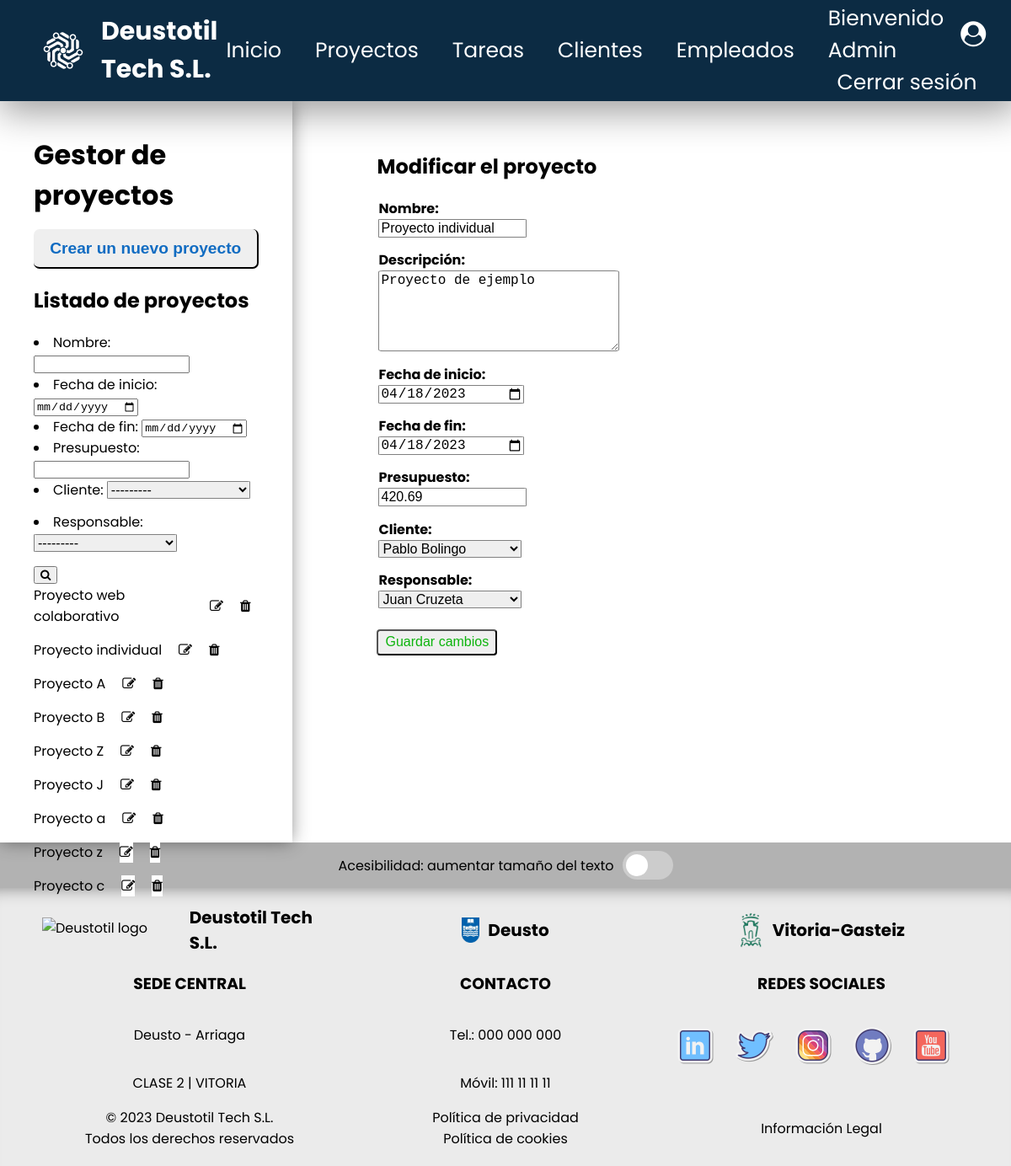
/appProyectos/proyectos/3/proyecto_update_form (signed in), run on the app's committed database.
### appProyectos/models.py (models this page shows, shortened)
class Cliente(models.Model):
    dni = models.CharField(max_length=9)
    nombre = models.CharField(max_length=155)
    apellido = models.CharField(max_length=155)
    email = models.EmailField(max_length=155)
    telefono = models.IntegerField()
    def __str__(self):
        return f"{self.nombre} {self.apellido}"

class Empleado(models.Model):
    dni = models.CharField(max_length=9)
    nombre = models.CharField(max_length=155)
    apellido = models.CharField(max_length=155)
    email = models.EmailField(max_length=155)
    telefono = models.IntegerField()
    def __str__(self):
        return f"{self.nombre} {self.apellido}"

class Proyecto(models.Model):
    nombre = models.CharField(max_length=155)
    descripcion = models.CharField(max_length=255)
    fecha_inicio = models.DateField()
    fecha_fin = models.DateField()
    presupuesto = models.FloatField()
    cliente = models.ForeignKey(Cliente, on_delete=models.CASCADE)
    responsable = models.ForeignKey(Empleado, on_delete=models.CASCADE)

### appProyectos/views.py (the view, shortened to what this page needs)
# urls.py: path('proyectos/<int:pk>/proyecto_update_form', views.ProyectoUpdateView.as_view(), name='modificar proyecto'),
class ProyectoUpdateView(LoginRequiredMixin, UpdateView):
    model = Proyecto
    form_class = ProyectoForm
    template_name_suffix = '_update_form'
    def get_queryset(self):
        queryset = super().get_queryset()
        self.filterset = ProyectoFilter(self.request.GET, queryset=queryset)
        return self.filterset.qs
    def get_context_data(self, **kwargs):
        context = super().get_context_data(**kwargs)
        context['proyecto_list'] = Proyecto.objects.order_by('id')
        context['filter_form'] = self.filterset.form
        return context

### appProyectos/forms.py
class ProyectoForm(ModelForm):
    descripcion = forms.CharField(label='Descripción:', widget=forms.Textarea(attrs={"rows":"5"}), required=False)
    fecha_inicio = forms.DateField(label='Fecha de inicio:', widget=forms.DateInput(attrs={'type': 'date'}))
    fecha_fin = forms.DateField(label='Fecha de fin:', widget=forms.DateInput(attrs={'type': 'date'}))
    class Meta:
        model = Proyecto
        fields = '__all__'

### appProyectos/templates/appProyectos/proyecto_update_form.html (shortened to what this page needs)
{% extends "appProyectos/proyecto_list.html" %}
{% block vista %}
    <h2>Modificar el proyecto</h2>
    <form method="POST">
        <fieldset>
            {{ form.as_ul }}
        </fieldset>
        <input id="button-update" class="button-small" type="submit" value="Guardar cambios">
    </form>
</div>
{% endblock vista %}

### appProyectos/templates/appProyectos/proyecto_list.html (shortened to what this page needs)
{% extends "base.html" %}
{% block contenido %}
<div id="container-main">
    <aside>
        <div>
            <h1>Gestor de proyectos</h1>
        </div>
        <div>
            <a href="{% url 'registrar proyecto' %}" class="button">
                <input class="button-big" type="button" value="Crear un nuevo proyecto">
            </a>
        </div>
        <div>
            <h2>Listado de proyectos</h2>
            <nav>
                <form method="GET" action="{% url 'index proyectos' %}">
                    {{ filter_form.as_ul }}
                    <button><i class="fa fa-search"></i></button>
                </form>
            {% if proyecto_list %}
            {% for p in proyecto_list %}
            <div>
                <a href="{% url 'proyecto' p.id %}">{{ p.nombre }}</a>
                <a href="{% url 'modificar proyecto' p.id %}">
                    <i class="fa fa-pencil-square-o" aria-hidden="true"></i>
                </a>
                <a href="{% url 'borrar proyecto' p.id %}">
                    <i class="fa fa-trash" aria-hidden="true"></i>
                </a>
            </div>
            {% endfor %}
            {% else %}
            <p>No hay proyectos creados.</p>
            {% endif %}
            </nav>
        </div>
    </aside>
    <section>
        {% block vista %}{% endblock vista %}
{% endblock contenido %}

### appProyectos/templates/base.html (shortened to what this page needs)
{% load static %}
<!DOCTYPE html>
<html lang="es">
<head>
    <link rel="stylesheet" href="{% static 'css/styles.css' %}?v=3.1">
    <link rel="stylesheet" href="https://cdnjs.cloudflare.com/ajax/libs/font-awesome/4.7.0/css/font-awesome.min.css">
</head>
<body>
    <header id="header-principal">
        <div>
            <a href="{% url 'index' 0 %}">
                <img src="{% static 'images/logo-white.png' %}" alt="Deustotil logo blue" />
                <span>Deustotil Tech S.L.</span>
            </a>
        </div>
        <nav>
            <ul>
                {% if request.user.is_authenticated %}
                <li>
                    <a href="{% url 'index' 0 %}">Inicio</a>
                </li>
                <li>
                    <a href="{% url 'index proyectos' %}">Proyectos</a>
                </li>
                <li>
                    <a href="{% url 'index tareas' %}">Tareas</a>
                </li>
                <li>
                    <a href="{% url 'index clientes' %}">Clientes</a>
                </li>
                <li>
                    <a href="{% url 'index empleados' %}">Empleados</a>
                </li>
                <div id="header-cuenta">
                <li>
                    <a href="{% url 'user' %}">Bienvenido {{ request.user | title }} <span><i class="fa fa-user-circle" aria-hidden="true"></i></span></a>
                </li>
                <li>
                    <a href="{% url 'logout' %}" class="btn btn-outline">Cerrar sesión</a>
                </li>
                </div>
	            {% endif %}
            </ul>
        </nav>
    </header>
    <main>
        {% block contenido %}
        {% endblock contenido %}
        <div id="accessibility-panel">
            <label for="switch-accessibility">Acesibilidad: aumentar tamaño del texto</label>
            <label class="switch">
                <span class="slider"></span>
            </label>
        </div>
    </main>
    <footer id="footer-principal">
        <div class="container-footer">
            <div class="item1-footer">
                <img src="{% static 'images/logo.png' %}" alt="Deustotil logo white">
                <span>Deustotil Tech S.L.</span>
            </div>
            <div class="item1-footer">
                <img src="{% static 'images/deusto-logo.png' %}" alt="Deusto logo">
                <span>Deusto</span>
            </div>
            <div class="item1-footer">
                <img id="logo-img-footer" src="{% static 'images/vitoria-logo.png' %}" alt="Vitoria-Gasteiz">
                <span >Vitoria-Gasteiz</span>
            </div>
        </div>
        <div class="container-footer">
            <div class="item2-footer">
                <h3>SEDE CENTRAL</h3>
                <p>Deusto - Arriaga</p>
                <p>CLASE 2 | VITORIA</p>
            </div>
            <div class="item2-footer">
                <h3>CONTACTO</h3>
                <a class="link-block" href="tel:000 000 000">
                    <p>Tel.: 000 000 000</p>
                </a>
                <a class="link-block" href="tel:111 111 111">
                    <p>Móvil: 111 11 11 11</p>
                </a>
            </div>
            <div class="item2-footer">
                <h3>REDES SOCIALES</h3>
                <div>
                    <ul>
                        <li>
                            <a href="">
                                <img src="{% static 'images/linkedin-logo.png' %}" alt="logo linkedin">
                            </a>
                        </li>
                        <li>
                            <a href="">
                                <img src="{% static 'images/twitter-logo.png' %}" alt="logo twitter">
                            </a>
                        </li>
                        <li>
                            <a href="">
                                <img src="{% static 'images/instagram-logo.png' %}" alt="logo instagram">
                            </a>
                        </li>
                        <li>
                            <a href="https://github.com/MauricioTS15/proyectoColaborativo">
                                <img src="{% static 'images/github-logo.png' %}" alt="logo github">
                            </a>
                        </li>
                        <li>
                            <a href="">
                                <img src="{% static 'images/youtube-logo.png' %}" alt="logo youtube">
                            </a>
                        </li>
                    </ul>
                </div>
            </div>
        </div>
        <div class="container-footer">
            <div class="item3-footer">
                <span>© 2023 Deustotil Tech S.L.</span>
                <span>Todos los derechos reservados</span>
            </div>
            <div class="item3-footer">
                <a class="link-block" href="">
                    <span>Política de privacidad</span>
                </a>
                <a class="link-block" href="">
                    <span>Política de cookies</span>
                </a>
            </div>
            <div class="item3-footer">
                <a class="link-block" href="">
                    <span>Información Legal</span>
                </a>
            </div>
        </div>
    </footer>
</body>
</html>

### appProyectos/static/css/styles.css (style rules this page uses)
#header-principal { position: fixed; background-color: #0C2B43; display: flex; width: 100%; justify-content: space-between; height: 120px; align-items: center; box-shadow: 4px 7px 45px 5px rgba(0, 0, 0, 0.4); }
#header-principal div { display: flex; align-items: center; }
#header-principal div a { display: flex; align-items: center; text-decoration: none; }
#header-principal div a img { display: flex; align-items: center; margin-left: 50px; height: 50px; }
#header-principal div a span { font-size: 30px; color: white; font-weight: bold; margin-left: 20px; }
#header-principal nav { font-size: 25px; cursor: pointer; margin-right: 50px; }
#header-principal nav ul { display: flex; list-style: none; align-items: center; }
#header-principal nav ul li { margin: 0 20px; }
#header-principal nav ul li a { color: white; text-decoration: none; }
#header-cuenta { display: flex; flex-direction: column; }
#footer-principal { background-color: rgb(235, 235, 235); margin: 0; width: 100%; box-shadow: 0 20px 20px -20px rgba(0, 0, 0, 0.45) inset; padding-top: 20px; padding-bottom: 20px; }
.container-footer { display: flex; justify-content: space-between; margin-left: 50px; margin-right: 50px; }
.item1-footer { display: flex; align-items: center; justify-content: center; width: 350px; }
.item1-footer img { height: 30px; }
.item1-footer span { font-size: 20px; font-weight: bold; margin-left: 10px; }
#logo-img-footer { height: 60px; }
.item2-footer { display: flex; flex-direction: column; align-items: center; width: 350px; }
.item2-footer ul { display: flex; padding-left: 0; }
.item2-footer ul li { display: flex; margin-right: 20px; }
.item2-footer ul li img { width: 50px; transition: transform .1s; }
.item3-footer { display: flex; width: 350px; flex-direction: column; justify-content: center; align-items: center; }
.link-block { text-decoration: none; color: black; }
body { font-family: 'Poppins', sans-serif; margin: 0 auto; }
main { padding-top: 120px; }
img { max-width: 100%; }
h1 { margin: 0 auto; }
.button { text-decoration: none; }
.button-big { border-radius: 7px; border-top: none; border-left: none; padding: 0.6em 1em; font-size: larger; font-weight: bold; color: rgb(17, 108, 194); transition: transform .1s; }
.button-small { border-radius: 4px; padding: 0.3em 0.5em; font-size: medium; color: rgb(17, 108, 194); transition: transform .1s; }
#button-update { color: rgb(13, 180, 13); }
#container-main { display: flex; }
#container-main aside { padding: 40px; width: 28%; height: 100vh; box-shadow: 0px 0px 20px -1px rgba(0, 0, 0, 0.45); }
#container-main aside h1 { font-size: 2em; margin-bottom: 0.5em; }
#container-main aside nav div { display: flex; flex-direction: row; }
#container-main aside nav div a { display: flex; text-decoration: none; color: black; margin-bottom: 15px; margin-right: 10px; }
#container-main aside nav div i { display: flex; align-items: center; margin-left: 10px; background-color: white; }
#container-main section { padding: 40px 100px; width: 70%; }
#accessibility-panel { background-color: rgb(178 178 178); padding: 10px; display: flex; justify-content: center; align-items: center; gap: 10px; }
.switch { position: relative; display: inline-block; width: 60px; height: 34px; }
.slider { position: absolute; cursor: pointer; top: 0; left: 0; right: 0; bottom: 0; background-color: #ccc; -webkit-transition: .4s; transition: .4s; border-radius: 34px; }
.slider:before { position: absolute; content: ""; height: 26px; width: 26px; left: 4px; bottom: 4px; background-color: white; -webkit-transition: .4s; transition: .4s; border-radius: 50%; }
form fieldset { border: none; max-width: 400px; padding: 0; margin-bottom: 10px; }
form fieldset li { display: flex; flex-direction: column; }
form fieldset label { font-weight: bold; font-size: 16px; }
form fieldset input, textarea, select { margin-bottom: 0.9em; border: 1px solid grey; border-radius: 2%; }
form fieldset textarea { width: 280px; font-size: 16px; }
form fieldset input, select { width: 170px; font-size: 16px; }

### data on the page
Proyecto: nombre "Proyecto web colaborativo"
Proyecto: nombre "Proyecto individual", descripcion "Proyecto de ejemplo", fecha_inicio "04/18/2023", fecha_fin "04/18/2023", presupuesto "420.69", cliente "Pablo Bolingo", responsable "Juan Cruzeta"
Proyecto: nombre "Proyecto A"
Proyecto: nombre "Proyecto B"
Proyecto: nombre "Proyecto Z"
Proyecto: nombre "Proyecto J"
Proyecto: nombre "Proyecto a"
Proyecto: nombre "Proyecto z"
Proyecto: nombre "Proyecto c"

### other printed values
{{ request.user | title }} "Admin"
